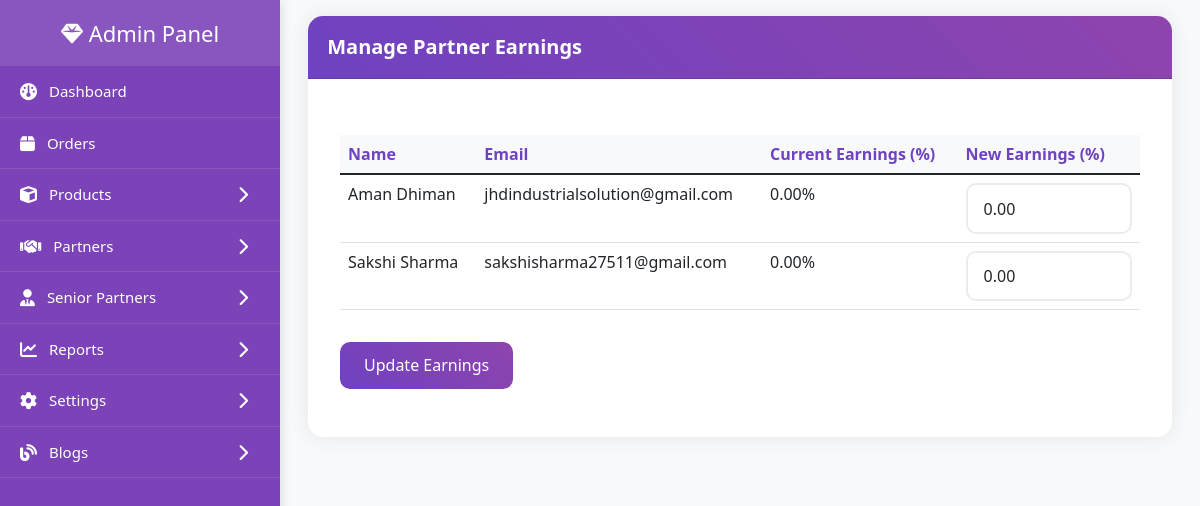
The page /admin/partner/manage-earnings.php on the database its author committed.
### tables this page shows
CREATE TABLE IF NOT EXISTS `partners` (
  `id` int NOT NULL AUTO_INCREMENT,
  `partner_id` varchar(8) NOT NULL,
  `name` varchar(255) NOT NULL,
  `email` varchar(191) NOT NULL,
  `phone` varchar(20) NOT NULL,
  `gender` enum('Male','Female','Other') NOT NULL,
  `image` varchar(255) DEFAULT NULL,
  `state` varchar(255) NOT NULL,
  `district` varchar(255) NOT NULL,
  `pincode` varchar(6) NOT NULL,
  `full_address` text NOT NULL,
  `password` varchar(255) NOT NULL,
  `referral_code` varchar(255) DEFAULT NULL,
  `status` enum('pending','approved','rejected') DEFAULT 'pending',
  `created_at` timestamp NULL DEFAULT CURRENT_TIMESTAMP,
  `updated_at` timestamp NULL DEFAULT CURRENT_TIMESTAMP ON UPDATE CURRENT_TIMESTAMP,
  `earning` decimal(10,2) DEFAULT '0.00',
  `total_earnings` decimal(10,2) DEFAULT '0.00',
  `referred_by_senior_partner` int DEFAULT NULL,
  PRIMARY KEY (`id`),
  UNIQUE KEY `partner_id` (`partner_id`),
  UNIQUE KEY `email` (`email`),
  UNIQUE KEY `phone` (`phone`),
  KEY `referred_by_senior_partner` (`referred_by_senior_partner`)
);

### admin/partner/manage-earnings.php (the view, shortened to what this page needs)
<?php
$database = new Database();
$db = $database->getConnection();
$partners = [];
try {
    $stmt = $db->query("SELECT id, name, email, earning FROM partners ORDER BY name ASC");
    $partners = $stmt->fetchAll(PDO::FETCH_ASSOC);
} catch (PDOException $e) {
    $error_message = "Error fetching partners: " . $e->getMessage();
}
include '../sidebar.php';
?>
<!DOCTYPE html>
<html lang="en">
<head>
    <link href="https://cdn.jsdelivr.net/npm/bootstrap@5.1.3/dist/css/bootstrap.min.css" rel="stylesheet">
    <link href="https://cdn.jsdelivr.net/npm/bootstrap-icons@1.7.2/font/bootstrap-icons.css" rel="stylesheet">
    <link href="/admin/assets/css/admin-style.css" rel="stylesheet">
</head>
<body>
<div class="main-content">
    <div class="container-fluid">
        <div class="row">
            <div class="col-12">
                <div class="card">
                    <div class="card-header">
                        <h5>Manage Partner Earnings</h5>
                    </div>
                    <div class="card-body">
                        <form method="POST">
                            <div class="table-responsive">
                                <table class="table table-hover">
                                    <thead>
                                        <tr>
                                            <th>Name</th>
                                            <th>Email</th>
                                            <th>Current Earnings (%)</th>
                                            <th>New Earnings (%)</th>
                                        </tr>
                                    </thead>
                                    <tbody>
                                        <?php if (count($partners) > 0): ?>
                                            <?php foreach ($partners as $partner): ?>
                                                <tr>
                                                    <td><?php echo htmlspecialchars($partner['name']); ?></td>
                                                    <td><?php echo htmlspecialchars($partner['email']); ?></td>
                                                    <td><?php echo htmlspecialchars($partner['earning']); ?>%</td>
                                                    <td>
                                                        <input type="number" class="form-control" name="earnings_percentage[<?php echo $partner['id']; ?>]" value="<?php echo htmlspecialchars($partner['earning']); ?>" min="0" max="100" step="0.01" required>
                                                    </td>
                                                </tr>
                                            <?php endforeach; ?>
                                        <?php else: ?>
                                            <tr>
                                                <td colspan="4">No partners found.</td>
                                            </tr>
                                        <?php endif; ?>
                                    </tbody>
                                </table>
                            </div>
                            <button type="submit" name="update_earnings" class="btn btn-primary mt-3">Update Earnings</button>
                        </form>
                    </div>
                </div>
            </div>
        </div>
    </div>
</div>
</body>
</html>

### admin/assets/css/admin-style.css (style rules this page uses)
:root { --primary-color: #ffffff; --secondary-color: #7c43b9; --text-color: #000000; --gray-light: #f8f9fa; --gray-medium: #6c757d; --transition-speed: 0.3s; --sidebar-width: 280px; --sidebar-collapsed-width: 70px; }
.main-content { margin-left: var(--sidebar-width); padding: 1rem; transition: all var(--transition-speed); background-color: var(--gray-light); min-height: 100vh; }

### admin/sidebar.php (style rules this page uses)
body { margin: 0; font-family: "Poppins", sans-serif; }

### admin/partner/manage-earnings.php (style rules this page uses)
.card { border: none; box-shadow: 0 0 20px rgba(0,0,0,0.08); border-radius: 15px; }
.card-header { border-radius: 15px 15px 0 0 !important; background: linear-gradient(45deg, #6f42c1, #8e44ad) !important; padding: 1.2rem; }
.card-header h5 { color: white !important; font-weight: 600; margin: 0; }
.card-body { padding: 2rem; }
.form-control, .form-select { border: 2px solid #e9ecef; padding: 0.7rem 1rem; border-radius: 10px; transition: all 0.3s ease; }
.btn-primary { background: linear-gradient(45deg, #6f42c1, #8e44ad); border: none; padding: 0.7rem 1.5rem; border-radius: 10px; font-weight: 500; transition: all 0.3s ease; }
.table-responsive { margin-top: 1.5rem; }
.table thead th { background-color: #f8f9fa; color: #6f42c1; font-weight: 600; }

### rows shown on the page
partners: name "Aman Dhiman", email "jhdindustrialsolution@gmail.com", earning "0.00"
partners: name "Sakshi Sharma", email "sakshisharma27511@gmail.com", earning "0.00"
